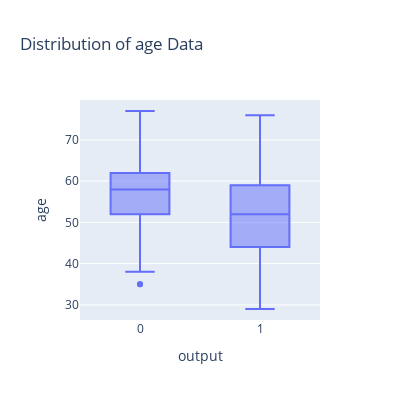
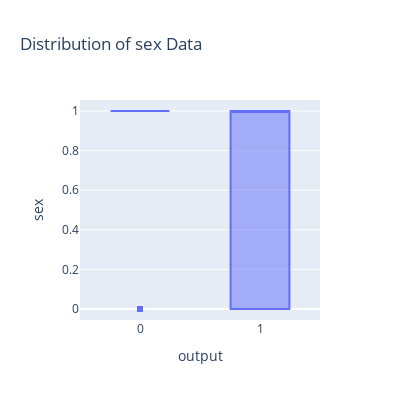
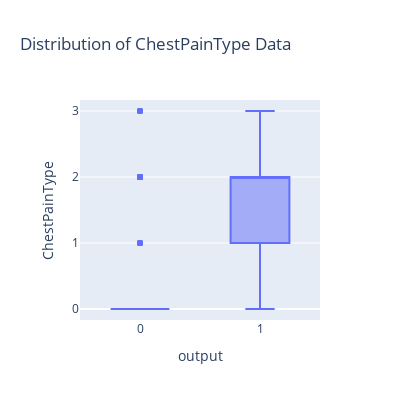
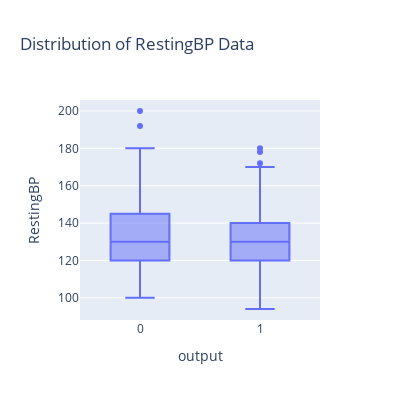

Notebook source saved alongside these figures, in order:
### Code cell
plt.figure(figsize=(10, 6))  # Change the figsize to a smaller size

for i, col in enumerate(column_names, 1):
    plt.subplot(4, 4, i)
    plt.title(f"Distribution of {col} Data")
    sns.histplot(df[col], kde=True)
    plt.tight_layout()
    plt.plot()
    
    fig = px.box(df, y=col, x="output", title=f"Distribution of {col} Data")
    fig.update_layout(
        autosize=False,
        width=400,
        height=400,
        )
    fig.show()

### Figure 1 — Plotly figure (JSON) as saved in the notebook; plotly's stock layout.template omitted (floating-point values rounded to 4 significant figures; data arrays with more than 128 entries replaced by an {"elided": "..."} marker saying what was removed)
{"data": [{"alignmentgroup": "True", "hovertemplate": "output=%{x}<br>age=%{y}<extra></extra>", "legendgroup": "", "marker": {"color": "#636efa"}, "name": "", "notched": false, "offsetgroup": "", "orientation": "v", "showlegend": false, "type": "box", "x": {"elided": "303 int values"}, "x0": " ", "xaxis": "x", "y": {"elided": "303 int values"}, "y0": " ", "yaxis": "y"}], "layout": {"autosize": false, "boxmode": "group", "height": 400, "legend": {"tracegroupgap": 0}, "title": {"text": "Distribution of age Data"}, "width": 400, "xaxis": {"anchor": "y", "domain": [0, 1], "title": {"text": "output"}}, "yaxis": {"anchor": "x", "domain": [0, 1], "title": {"text": "age"}}}}

### Figure 2 — Plotly figure (JSON) as saved in the notebook; plotly's stock layout.template omitted (floating-point values rounded to 4 significant figures; data arrays with more than 128 entries replaced by an {"elided": "..."} marker saying what was removed)
{"data": [{"alignmentgroup": "True", "hovertemplate": "output=%{x}<br>sex=%{y}<extra></extra>", "legendgroup": "", "marker": {"color": "#636efa"}, "name": "", "notched": false, "offsetgroup": "", "orientation": "v", "showlegend": false, "type": "box", "x": {"elided": "303 int values"}, "x0": " ", "xaxis": "x", "y": {"elided": "303 int values"}, "y0": " ", "yaxis": "y"}], "layout": {"autosize": false, "boxmode": "group", "height": 400, "legend": {"tracegroupgap": 0}, "title": {"text": "Distribution of sex Data"}, "width": 400, "xaxis": {"anchor": "y", "domain": [0, 1], "title": {"text": "output"}}, "yaxis": {"anchor": "x", "domain": [0, 1], "title": {"text": "sex"}}}}

### Figure 3 — Plotly figure (JSON) as saved in the notebook; plotly's stock layout.template omitted (floating-point values rounded to 4 significant figures; data arrays with more than 128 entries replaced by an {"elided": "..."} marker saying what was removed)
{"data": [{"alignmentgroup": "True", "hovertemplate": "output=%{x}<br>ChestPainType=%{y}<extra></extra>", "legendgroup": "", "marker": {"color": "#636efa"}, "name": "", "notched": false, "offsetgroup": "", "orientation": "v", "showlegend": false, "type": "box", "x": {"elided": "303 int values"}, "x0": " ", "xaxis": "x", "y": {"elided": "303 int values"}, "y0": " ", "yaxis": "y"}], "layout": {"autosize": false, "boxmode": "group", "height": 400, "legend": {"tracegroupgap": 0}, "title": {"text": "Distribution of ChestPainType Data"}, "width": 400, "xaxis": {"anchor": "y", "domain": [0, 1], "title": {"text": "output"}}, "yaxis": {"anchor": "x", "domain": [0, 1], "title": {"text": "ChestPainType"}}}}

### Figure 4 — Plotly figure (JSON) as saved in the notebook; plotly's stock layout.template omitted (floating-point values rounded to 4 significant figures; data arrays with more than 128 entries replaced by an {"elided": "..."} marker saying what was removed)
{"data": [{"alignmentgroup": "True", "hovertemplate": "output=%{x}<br>RestingBP=%{y}<extra></extra>", "legendgroup": "", "marker": {"color": "#636efa"}, "name": "", "notched": false, "offsetgroup": "", "orientation": "v", "showlegend": false, "type": "box", "x": {"elided": "303 int values"}, "x0": " ", "xaxis": "x", "y": {"elided": "303 int values"}, "y0": " ", "yaxis": "y"}], "layout": {"autosize": false, "boxmode": "group", "height": 400, "legend": {"tracegroupgap": 0}, "title": {"text": "Distribution of RestingBP Data"}, "width": 400, "xaxis": {"anchor": "y", "domain": [0, 1], "title": {"text": "output"}}, "yaxis": {"anchor": "x", "domain": [0, 1], "title": {"text": "RestingBP"}}}}
